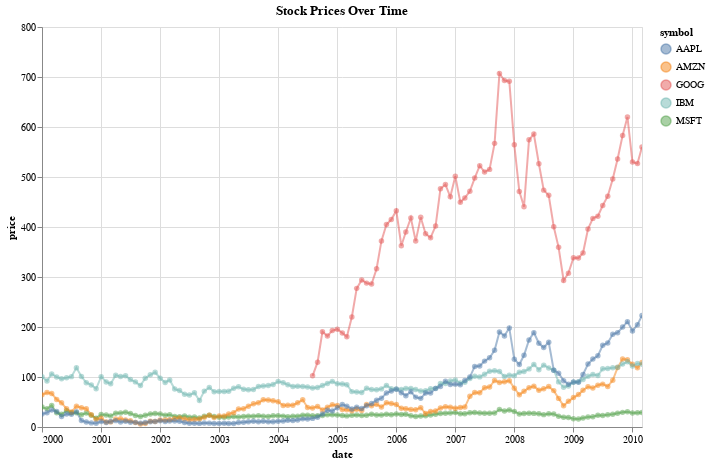

The cell this chart's notebook holds for it:
### Markdown cell above
3.	Побудувати  інтерактивний графік, використовуючи бібліотеку Altair .  Використовувати датасет source = data.stocks()
Тип графіка лінійний, з маркерами.
Вимоги:
На осі X буде відображено часові мітки (дата та час), на осі Y - ціни акцій, а кожна лінія буде представляти окрему компанію.
Визначте кожну лінію графіка за допомогою кольорів
Додайте точки на графіку, які відображають конкретні значення цін акцій у визначені моменти часу.
Додайте легенду, що пояснює, яка лінія відповідає кожній компанії.
Збережіть графік у файл.

### Code cell
source = data.stocks()

line = alt.Chart(source).mark_line(point=True).encode(
    x='date:T',
    y='price:Q',
    color='symbol:N',
    tooltip=['date:T', 'price:Q', 'symbol:N']
).properties(
    width=600,
    height=400
).interactive()  # Дозвіл взаємодії з графіком (підказки, масштабування та інше)

# Додавання легенди
line = line.encode(opacity=alt.value(0.5)).properties(title='Stock Prices Over Time')

# Збереження графіку у файл
line.save('stocks_chart.html')
line

### Figure 1 — Vega-Lite specification as saved in the notebook (floating-point values rounded to 4 significant figures; data arrays with more than 128 entries replaced by an {"elided": "..."} marker saying what was removed)
{"config": {"view": {"continuousWidth": 400, "continuousHeight": 300}}, "data": {"name": "data-96e857a61c6b623bafe23440d582a500"}, "mark": {"type": "line", "point": true}, "encoding": {"color": {"field": "symbol", "type": "nominal"}, "opacity": {"value": 0.5}, "tooltip": [{"field": "date", "type": "temporal"}, {"field": "price", "type": "quantitative"}, {"field": "symbol", "type": "nominal"}], "x": {"field": "date", "type": "temporal"}, "y": {"field": "price", "type": "quantitative"}}, "height": 400, "selection": {"selector003": {"type": "interval", "bind": "scales", "encodings": ["x", "y"]}}, "title": "Stock Prices Over Time", "width": 600, "$schema": "https://vega.github.io/schema/vega-lite/v4.17.0.json", "datasets": {"data-96e857a61c6b623bafe23440d582a500": {"elided": "560 records"}}}
